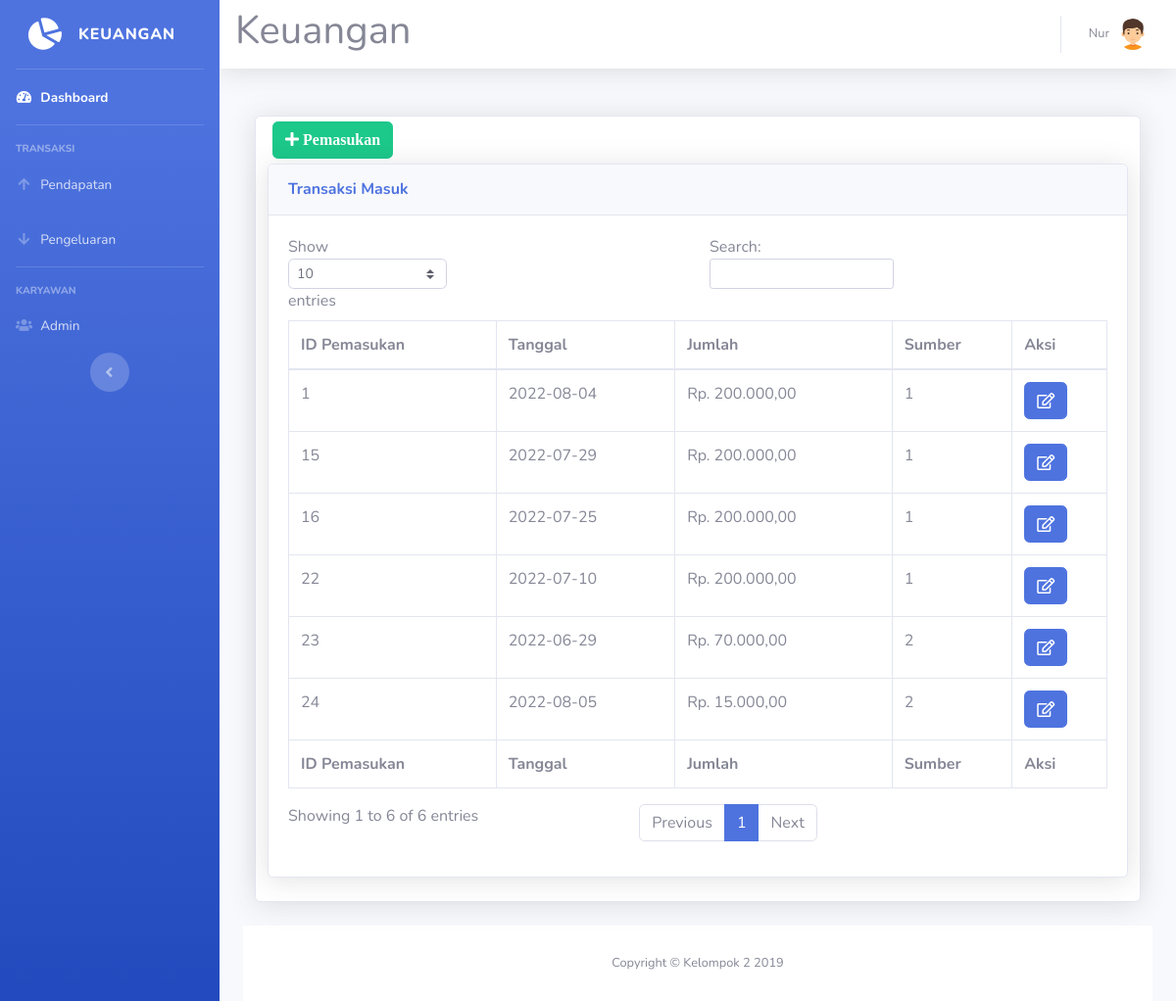
Page /pendapatan.php (signed in) on the committed database.
### tables this page shows
CREATE TABLE `pemasukan` (
  `id_pemasukan` int(11) NOT NULL,
  `tgl_pemasukan` date NOT NULL,
  `jumlah` int(11) NOT NULL,
  `id_sumber` int(11) NOT NULL
);

### pendapatan.php (the view, shortened to what this page needs)
<!DOCTYPE html>
<html lang="en">
<head>
  <link href="vendor/fontawesome-free/css/all.min.css" rel="stylesheet" type="text/css">
  <link href="css/sb-admin-2.min.css" rel="stylesheet">
</head>
<body id="page-top">
<?php
require 'koneksi.php';
require ('sidebar.php'); ?>
      <div id="content">
<?php require ('navbar.php'); ?>
        <div class="container-fluid">
          <div class="row">
			  </div>
			              <div class="col-lg-12">
              <div class="card shadow mb-4">
					   <div class="col-xl-12 col-lg-12">
					   <button type="button" class="btn btn-success" style="margin:5px" data-toggle="modal" data-target="#myModalTambah"><i class="fa fa-plus"> Pemasukan</i></button><br>
          <div class="card shadow mb-4">
            <div class="card-header py-3">
              <h6 class="m-0 font-weight-bold text-primary">Transaksi Masuk</h6>
            </div>
            <div class="card-body">
              <div class="table-responsive">
               <table class="table table-bordered" id="dataTable" width="100%" cellspacing="0">
                  <thead>
                    <tr>
                      <th>ID Pemasukan</th>
                      <th>Tanggal</th>
                      <th>Jumlah</th>
                      <th>Sumber</th>
					  <th>Aksi</th>
                    </tr>
                  </thead>
                  <tfoot>
                    <tr>
                      <th>ID Pemasukan</th>
                      <th>Tanggal</th>
                      <th>Jumlah</th>
                      <th>Sumber</th>
                      <th>Aksi</th>
                    </tr>
                  </tfoot>
                  <tbody>
				  <?php
$query = mysqli_query($koneksi,"SELECT * FROM pemasukan");
while ($data = mysqli_fetch_assoc($query))
{
?>
                    <tr>
                      <td><?=$data['id_pemasukan']?></td>
                      <td><?=$data['tgl_pemasukan']?></td>
                      <td>Rp. <?=number_format($data['jumlah'],2,',','.');?></td>
                      <td><?=$data['id_sumber']?></td>
					  <td>
<a href="#" type="button" class=" fa fa-edit btn btn-primary btn-md" data-toggle="modal" data-target="#myModal<?php echo $data['id_pemasukan']; ?>"></a>
</td>
</tr>
  </div>
<?php
}
?>
              </div>
            </div>
          </div>
		  </div>
<?php require 'footer.php'?>
</body>
</html>

### rows in the picture
pemasukan: id_pemasukan "1", tgl_pemasukan "2022-08-04", jumlah "200.000,00", id_sumber "1"
pemasukan: id_pemasukan "15", tgl_pemasukan "2022-07-29", jumlah "200.000,00", id_sumber "1"
pemasukan: id_pemasukan "16", tgl_pemasukan "2022-07-25", jumlah "200.000,00", id_sumber "1"
pemasukan: id_pemasukan "22", tgl_pemasukan "2022-07-10", jumlah "200.000,00", id_sumber "1"
pemasukan: id_pemasukan "23", tgl_pemasukan "2022-06-29", jumlah "70.000,00", id_sumber "2"
pemasukan: id_pemasukan "24", tgl_pemasukan "2022-08-05", jumlah "15.000,00", id_sumber "2"

### other values in the picture
$_SESSION['nama'] "Nur"
